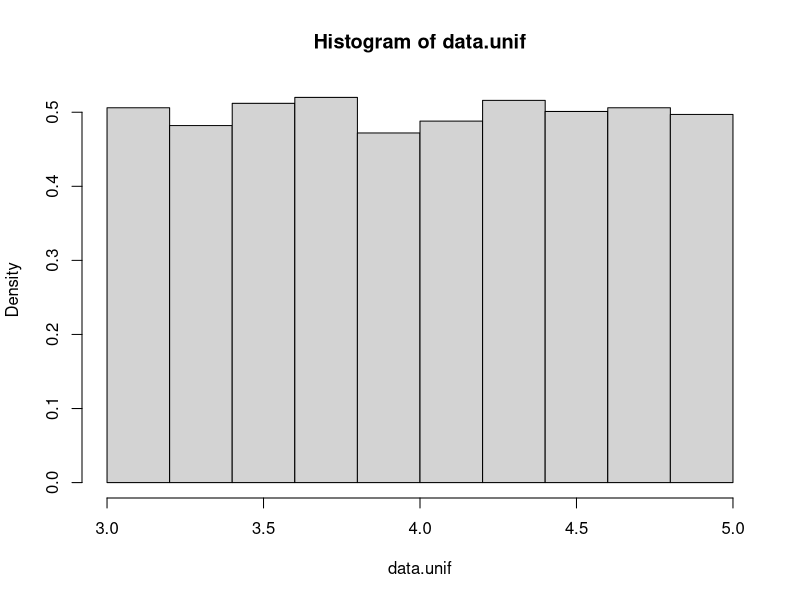
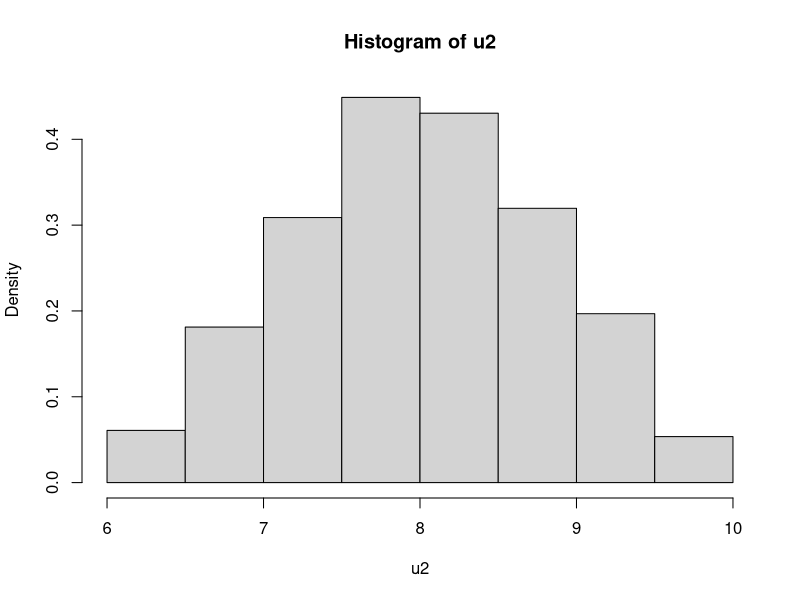
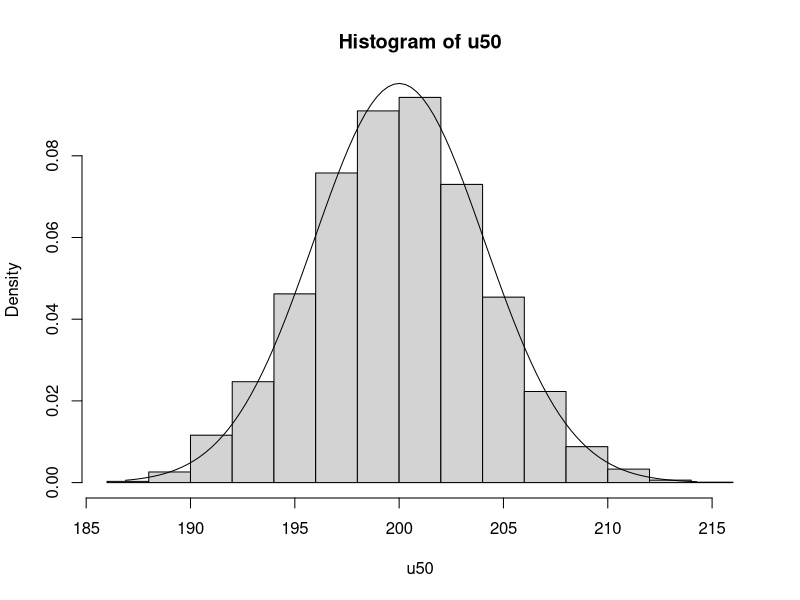

R code for these plots, in order:
# Sections 7

# Problem 7.1
unif.min = 3
unif.max = 5

# 7.1.a
# Generate 5000 random numbers with uniform distribution. Compute a histogram.
data.unif = runif(5000, unif.min, unif.max)
hist(data.unif, probability=TRUE)

# 7.1.b
# Generate 2 random numbers with uniform distribution and add them together
# Repeat this 5000 times and draw a histogram of the results

u2 = sapply(1:5000, function(x) sum(runif(2, unif.min, unif.max)))
hist(u2, probability=TRUE)

# 7.1.c
# Generate 50 random numbers with uniform distribution and add them together
# Repeat this 5000 times and draw a histogram of the results. In the same plot,
# draw a curve of a normal distribution with the following arguments:
# mean = 50 * 4, sd = sqrt(50*(4/12))

u50 = sapply(1:5000, function(x) sum(runif(50, unif.min, unif.max)))
hist(u50, probability=TRUE)
curve(dnorm(x, mean = 50 * 4, sd = sqrt(50*(4/12))),
      from = min(u50), to = max(u50), add = TRUE)

# Problems 7.2 & 7.3 are the same as 7.1, but for exponential
# and geometric distributions, respectively